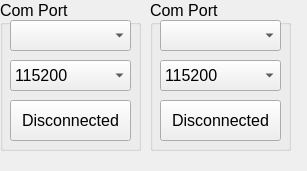
<?xml version="1.0" encoding="UTF-8"?>
<ui version="4.0">
 <class>Form_ComPortSetting</class>
 <widget class="QWidget" name="Form_ComPortSetting">
  <property name="geometry">
   <rect>
    <x>0</x>
    <y>0</y>
    <width>307</width>
    <height>171</height>
   </rect>
  </property>
  <property name="font">
   <font>
    <family>Arial</family>
    <pointsize>12</pointsize>
   </font>
  </property>
  <property name="windowTitle">
   <string>Com Port Setting</string>
  </property>
  <widget class="QGroupBox" name="groupBox_Comport0">
   <property name="geometry">
    <rect>
     <x>0</x>
     <y>0</y>
     <width>141</width>
     <height>151</height>
    </rect>
   </property>
   <property name="minimumSize">
    <size>
     <width>141</width>
     <height>151</height>
    </size>
   </property>
   <property name="title">
    <string>Com Port</string>
   </property>
   <widget class="QComboBox" name="comboBox_ComPort0">
    <property name="geometry">
     <rect>
      <x>10</x>
      <y>20</y>
      <width>121</width>
      <height>31</height>
     </rect>
    </property>
   </widget>
   <widget class="QComboBox" name="comboBox_BaudRate0">
    <property name="geometry">
     <rect>
      <x>10</x>
      <y>60</y>
      <width>121</width>
      <height>31</height>
     </rect>
    </property>
    <property name="styleSheet">
     <string notr="true"/>
    </property>
    <property name="currentIndex">
     <number>2</number>
    </property>
    <item>
     <property name="text">
      <string>9600</string>
     </property>
    </item>
    <item>
     <property name="text">
      <string>57600</string>
     </property>
    </item>
    <item>
     <property name="text">
      <string>115200</string>
     </property>
    </item>
   </widget>
   <widget class="QPushButton" name="pushButton_Connect0">
    <property name="geometry">
     <rect>
      <x>10</x>
      <y>100</y>
      <width>121</width>
      <height>41</height>
     </rect>
    </property>
    <property name="sizePolicy">
     <sizepolicy hsizetype="Preferred" vsizetype="Preferred">
      <horstretch>0</horstretch>
      <verstretch>0</verstretch>
     </sizepolicy>
    </property>
    <property name="text">
     <string>Disconnected</string>
    </property>
   </widget>
  </widget>
  <widget class="QGroupBox" name="groupBox_Comport1">
   <property name="geometry">
    <rect>
     <x>150</x>
     <y>0</y>
     <width>141</width>
     <height>151</height>
    </rect>
   </property>
   <property name="minimumSize">
    <size>
     <width>141</width>
     <height>151</height>
    </size>
   </property>
   <property name="title">
    <string>Com Port</string>
   </property>
   <widget class="QComboBox" name="comboBox_ComPort1">
    <property name="geometry">
     <rect>
      <x>10</x>
      <y>20</y>
      <width>121</width>
      <height>31</height>
     </rect>
    </property>
   </widget>
   <widget class="QComboBox" name="comboBox_BaudRate1">
    <property name="geometry">
     <rect>
      <x>10</x>
      <y>60</y>
      <width>121</width>
      <height>31</height>
     </rect>
    </property>
    <property name="styleSheet">
     <string notr="true"/>
    </property>
    <property name="currentIndex">
     <number>2</number>
    </property>
    <item>
     <property name="text">
      <string>9600</string>
     </property>
    </item>
    <item>
     <property name="text">
      <string>57600</string>
     </property>
    </item>
    <item>
     <property name="text">
      <string>115200</string>
     </property>
    </item>
   </widget>
   <widget class="QPushButton" name="pushButton_Connect1">
    <property name="geometry">
     <rect>
      <x>10</x>
      <y>100</y>
      <width>121</width>
      <height>41</height>
     </rect>
    </property>
    <property name="sizePolicy">
     <sizepolicy hsizetype="Preferred" vsizetype="Preferred">
      <horstretch>0</horstretch>
      <verstretch>0</verstretch>
     </sizepolicy>
    </property>
    <property name="text">
     <string>Disconnected</string>
    </property>
   </widget>
  </widget>
 </widget>
 <resources/>
 <connections/>
</ui>
